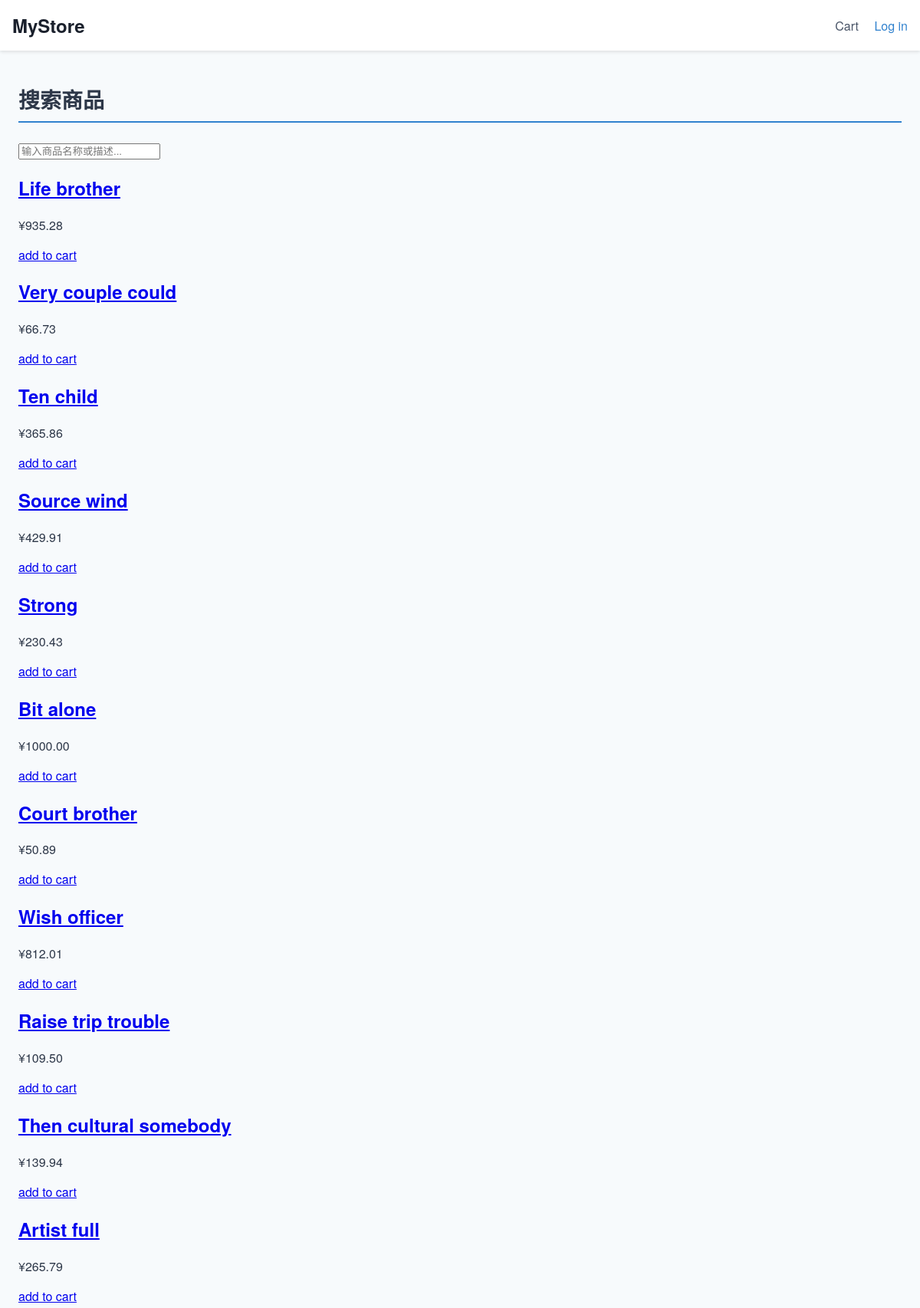
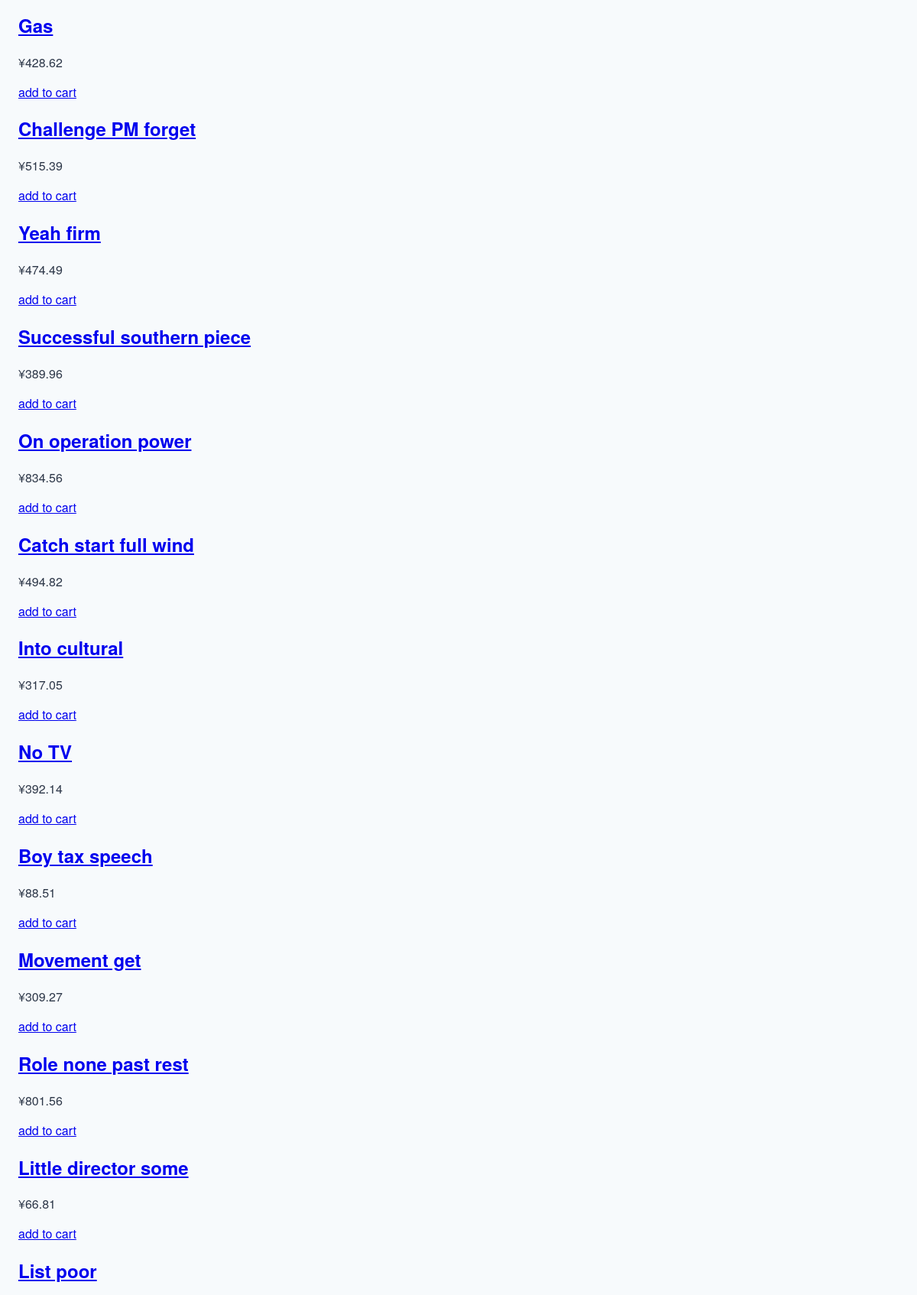
Page /shop/search/ (upper part) on the committed database (2 pictures, top to bottom).
### shop/models.py (models this page shows, shortened)
class Product(models.Model):
    sku = models.CharField(max_length=50, unique=True)
    name = models.CharField(max_length=200)
    category = models.ForeignKey(Category, on_delete=models.PROTECT, related_name="products")
    price = models.DecimalField(max_digits=10, decimal_places=2)
    description = models.TextField(blank=True)
    stock = models.PositiveIntegerField(default=0)
    image_url = models.URLField(blank=True)

### shop/views.py (the view)
# urls.py: path('search/', views.search, name='search'),
def search(request):
    query = request.GET.get('q', '')
    products = Product.objects.filter(
        Q(name__icontains=query) | Q(description__icontains=query)
    )
    return render(request, "shop/search.html", {'products': products, 'query': query})

### shop/templates/shop/search.html (shortened to what this page needs)
{% extends "base.html" %}
{% load static %}
{% block content %}
<div class="container mx-auto px-4">
  <h1 class="text-2xl font-bold my-4">搜索商品</h1>
  <form action="{% url 'shop:search' %}" method="get" class="mb-8">
    <input type="text"
           name="q"
           value="{{ query }}"
           placeholder="输入商品名称或描述..."
           class="w-full p-3 border rounded focus:outline-none focus:ring-2 focus:ring-blue-400">
  </form>
  <div class="grid grid-cols-1 sm:grid-cols-2 md:grid-cols-3 lg:grid-cols-4 gap-6">
    {% for p in products %}
      {% include "shop/_product_card.html" %}
    {% empty %}
      <p class="text-gray-500">未找到相关商品</p>
    {% endfor %}
  </div>
</div>
{% endblock %}

### shop/templates/shop/_product_card.html
<div class="border rounded-lg shadow hover:shadow-lg transition p-4">
  <h2 class="text-lg font-semibold mb-1">
    <a href="{% url 'shop:product_detail' p.pk %}" class="hover:text-blue-600">
      {{ p.name }}
    </a>
  </h2>
  <p class="text-red-500 font-bold mb-2">¥{{ p.price }}</p>
  <a href="{% url 'shop:add_to_cart' p.pk %}"
     class="inline-block bg-blue-500 text-white px-4 py-2 rounded hover:bg-blue-600 transition">
    add to cart
  </a>
</div>

### templates/base.html (style rules this page uses)
body { font-family: "Helvetica Neue", Arial, sans-serif; background-color: #f7fafc; color: #2d3748; margin: 0; padding: 0; }

### shop/templates/shop/search.html (style rules this page uses)
h1 { font-size: 1.75rem; font-weight: bold; margin-bottom: 1.5rem; padding-bottom: 0.5rem; border-bottom: 2px solid #3182ce; position: relative; }

### rows in the picture
Product: name "Life brother", price "935.28"
Product: name "Very couple could", price "66.73"
Product: name "Ten child", price "365.86"
Product: name "Source wind", price "429.91"
Product: name "Strong", price "230.43"
Product: name "Bit alone", price "1000.00"
Product: name "Court brother", price "50.89"
Product: name "Wish officer", price "812.01"
Product: name "Raise trip trouble", price "109.50"
Product: name "Then cultural somebody", price "139.94"
Product: name "Artist full", price "265.79"
Product: name "Gas", price "428.62"
Product: name "Challenge PM forget", price "515.39"
Product: name "Yeah firm", price "474.49"
Product: name "Successful southern piece", price "389.96"
Product: name "On operation power", price "834.56"
Product: name "Catch start full wind", price "494.82"
Product: name "Into cultural", price "317.05"
Product: name "No TV", price "392.14"
Product: name "Boy tax speech", price "88.51"
Product: name "Movement get", price "309.27"
Product: name "Role none past rest", price "801.56"
Product: name "Little director some", price "66.81"
Product: name "List poor"
